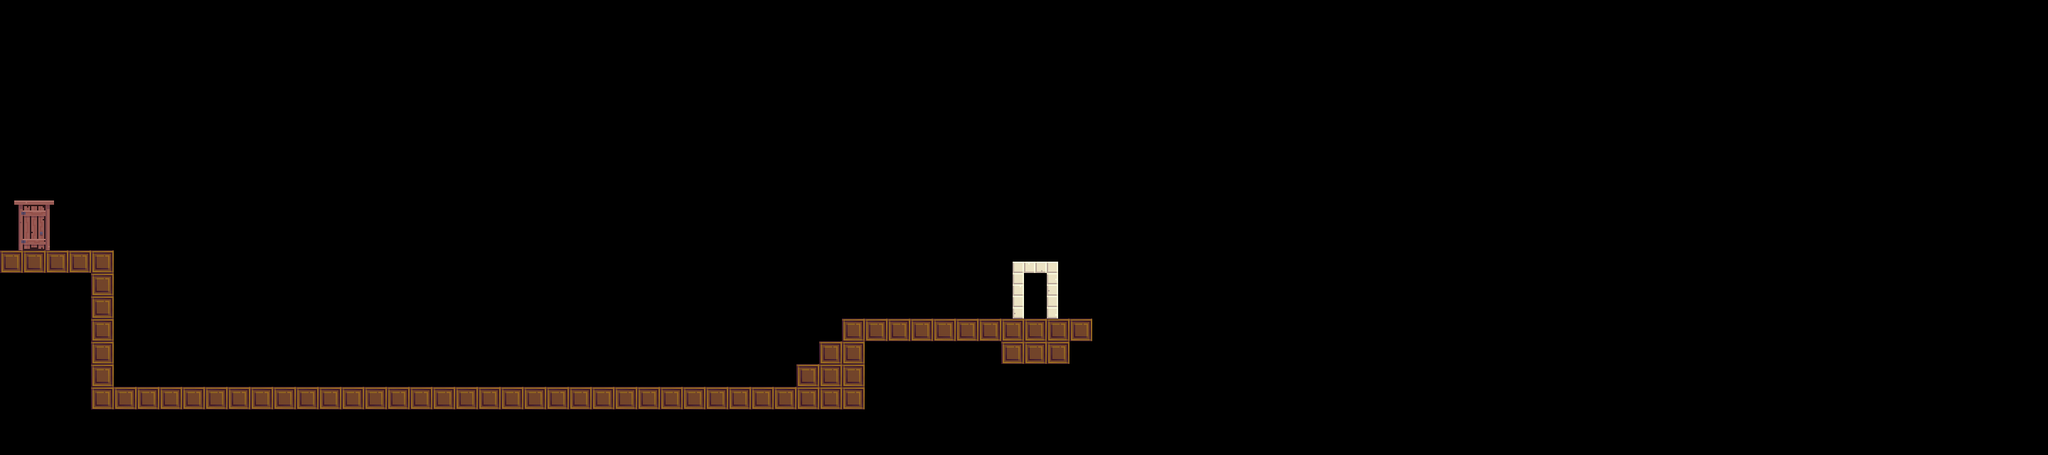

Rendered tile map (Tiled .tmx) drawn with the repository's tilesets; below, a short description and the map source with its tile grids summarised:
An orthogonal 90x20 tile map with 32x32 px tiles, 1 tile layer (map) and 3 objects (Spawn, Door, Boss).

<map version="1.0" orientation="orthogonal" width="90" height="20" tilewidth="32" tileheight="32">
 <tileset firstgid="1" name="tiles" tilewidth="32" tileheight="32">
  <properties>
   <property name="solid" value="false" />
  </properties>
  <image source="../img/tiles.png" trans="ffffff" width="192" height="480" />
  <tile id="8">
   <properties>
    <property name="solid" value="1" />
   </properties>
  </tile>
 </tileset>
 <layer name="map" width="90" height="20">
  <data>[1800 cells, 81 non-empty, 19 distinct tile ids]</data>
 </layer>
 <objectgroup name="objects" width="90" height="20" opacity="0.01">
  <object name="Spawn" x="33" y="289" width="30" height="64">
   <properties>
    <property name="from" value="map_1" />
   </properties>
  </object>
  <object name="Door" x="1441" y="385" width="31" height="62">
   <properties>
    <property name="to" value="home" />
   </properties>
  </object>
  <object name="Boss" x="741" y="479" width="59" height="64">
   <properties>
    <property name="_the" value="boss" />
    <property name="name" value="Boss1" />
   </properties>
  </object>
 </objectgroup>
</map>
